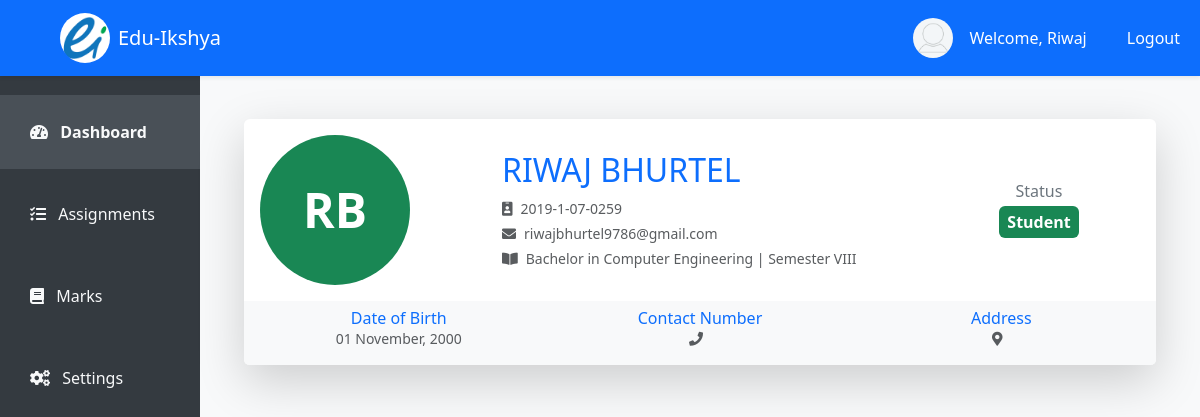
Page /student/dashboard/4/ (signed in) on the committed database.
### student/models.py (models this page shows, shortened)
class User(AbstractUser):
    user_id = models.CharField(max_length=15, unique=True, editable=False)
    address = models.CharField(max_length=150, null=True, blank=False)
    contact_number = models.CharField(max_length=20, blank=True, null=True)
    date_of_birth = models.DateField(null=True, blank=True)
    gender = models.CharField(max_length=1, choices=[('M', 'Male'), ('F', 'Female'), ('O', 'Other')])
    is_staff = models.BooleanField(default=False)
    is_student = models.BooleanField(default=False)

class Student(models.Model):
    registration_number = models.CharField(max_length=30, unique=True)
    first_name = models.CharField(max_length=50)
    middle_name = models.CharField(max_length=50, null=True, blank=True)
    last_name = models.CharField(max_length=100)
    batch_year = models.CharField(max_length=4)
    gender = models.CharField(max_length=1, choices=[('M', 'Male'), ('F', 'Female'), ('O', 'Other')])
    date_of_birth = models.DateField()
    email = models.EmailField(blank=True, null=True)
    program = models.ForeignKey(Program, on_delete=models.CASCADE)
    semester = models.ForeignKey(Semester, on_delete=models.RESTRICT)
    user = models.OneToOneField(User, on_delete=models.RESTRICT, null=True, blank=True)

class Program(models.Model):
    program_id = models.CharField(max_length=12, unique=True)
    program_name = models.CharField(max_length=60)

class Semester(models.Model):
    SEMESTER_CHOICES = [
        ('I', 'I'),
        ('II', 'II'),
        ('III', 'III'),
        ('IV', 'IV'),
        ('V', 'V'),
        ('VI', 'VI'),
        ('VII', 'VII'),
        ('VIII', 'VIII'),
    ]
    semester_id = models.CharField(max_length=4, unique=True)
    semester = models.CharField(max_length=5, choices=SEMESTER_CHOICES)

### student/views.py (the view)
# urls.py: path('student/dashboard/<pk>/', views.student_dashboard, name='student_dashboard'),
@login_required
def student_dashboard(request, pk):
    student_user = get_object_or_404(User, pk=pk)
    student = Student.objects.get(user=student_user)
    if student_user != request.user:
        return HttpResponseForbidden("You are not Authorized!")
    return render(request, 'student/student_dashboard.html', {
        'student': student,
        'user': student_user
    })

### templates/student/student_dashboard.html
<!DOCTYPE html>
{% extends 'student/index.html' %}
{% load static %}
{% block student_dashboard %}
<div class="container mt-4">
    <div class="card shadow-lg border-0">
        <div class="card-body">
            <div class="row align-items-center">
                <div class="col-md-3 text-center">
                    <div class="rounded-circle bg-success d-flex justify-content-center align-items-center"
                        style="width: 150px; height: 150px; font-size: 48px; font-weight: bold;">
                        <p class="text-white m-0">{{ student.first_name|slice:":1" }}{{ student.last_name|slice:":1" }}</p>
                    </div>
                </div>
                <div class="col-md-6">
                    <div class="p-3">
                        <h2 class="text-primary text-uppercase mb-2">{{ student.first_name }} {{ student.last_name }}</h2>
                        <p class="text-muted small mb-1"><i class="fas fa-id-badge me-2"></i>{{ student.registration_number }}</p>
                        <p class="text-muted small mb-1"><i class="fas fa-envelope me-2"></i>{{ student.email }}</p>
                        <p class="text-muted small mb-0"><i class="fas fa-book-open me-2"></i>{{ student.program.program_name }} | Semester {{ student.semester.semester }}</p>
                    </div>
                </div>
                <div class="col-md-3 text-center">
                    <div class="p-3">
                        <h6 class="text-secondary mb-1">Status</h6>
                        <span class="badge bg-success p-2 fs-6">Student</span>
                    </div>
                </div>
            </div>
        </div>
        <div class="card-footer bg-light border-top-0">
            <div class="row text-center">
                <div class="col-md-4 mb-2">
                    <h6 class="text-primary mb-0">Date of Birth</h6>
                    <p class="text-muted small mb-0">{{ student.date_of_birth|date:"d F, Y" }}</p>
                </div>
                <div class="col-md-4 mb-2">
                    <h6 class="text-primary mb-0">Contact Number</h6>
                    <p class="text-muted small mb-0"><i class="fas fa-phone me-2"></i>{{ student.contact_number }}</p>
                </div>
                <div class="col-md-4 mb-2">
                    <h6 class="text-primary mb-0">Address</h6>
                    <p class="text-muted small mb-0"><i class="fas fa-map-marker-alt me-2"></i>{{ student.address }}</p>
                </div>
            </div>
        </div>
    </div>
</div>
{% endblock %}

### templates/student/index.html (shortened to what this page needs)
<!DOCTYPE html>
{% load static %}
<html lang="en">
<head>
    <link href="https://cdn.jsdelivr.net/npm/bootstrap@5.3.0/dist/css/bootstrap.min.css" rel="stylesheet">
    <link rel="stylesheet" href="https://cdnjs.cloudflare.com/ajax/libs/font-awesome/5.15.4/css/all.min.css">
</head>
<body>
    <nav class="navbar navbar-expand-lg navbar-light bg-primary top-navbar shadow-sm">
        <div class="container-fluid">
            <a class="navbar-brand d-flex mx-5 align-items-center" href="{% url 'students:staff_dashboard' pk=user.pk %}">
                <img src="{% static 'images/logo/eduikshya-logo.png' %}" alt="Edu-Ikshya Logo" width="50" height="50"
                    class="d-inline-block rounded-circle">
                <span class="ms-2 text-white">Edu-Ikshya</span>
            </a>
            <div class="collapse navbar-collapse justify-content-end" id="navbarNav">
                {% if user.is_authenticated %}
                <ul class="navbar-nav ms-auto d-none d-lg-flex align-items-center">
                    <li class="nav-item mx-3">
                        <div class="d-flex align-items-center">
                            <div class="profile-pic">
                                <img src="{% static 'images/profile/images.png' %}">
                            </div>
                            <p class="text-white mb-0">Welcome, {{ user.first_name }}</p>
                        </div>
                    </li>
                    <li class="nav-item">
                        <a class="nav-link text-white ms-3" href="{% url 'students:logout' %}">Logout</a>
                    </li>
                </ul>
                {% endif %}
            </div>
        </div>
    </nav>
    <div class="side-navbar d-none d-lg-flex flex-column">
        <nav class="nav flex-column w-100">
            <a class="nav-link text-light mb-2 {% if request.resolver_match.url_name == 'student_dashboard' %}active{% endif %}"
                href="{% url 'students:student_dashboard' pk=user.pk %}">
                <i class="fas fa-tachometer-alt me-2"></i> Dashboard
            </a>
            <a class="nav-link text-light mb-2 {% if request.resolver_match.url_name == 'student_assignments' %}active{% endif %}"
                href="{% url 'students:student_assignments' %}">
                <i class="fas fa-tasks me-2"></i> Assignments
            </a>
            <a class="nav-link text-light mb-2" href="#">
                <i class="fas fa-book me-2"></i> Marks
            </a>
            <a class="nav-link text-light mt-auto" href="#">
                <i class="fas fa-cogs me-2"></i> Settings
            </a>
        </nav>
    </div>
    <div class="content bg-light">
        <div class="container">
            {% block student_dashboard %}
            {% endblock %}
        </div>
    </div>
</body>
</html>

### templates/student/index.html (style rules this page uses)
body { display: flex; }
.top-navbar { position: fixed; top: 0; width: 100%; z-index: 1030; background-color: #007bff; }
.side-navbar { position: fixed; top: 75px; bottom: 0; width: 200px; padding-top: 20px; background-color: #343a40; display: flex; flex-direction: column; }
.side-navbar .nav-link { padding: 25px 30px; }
.content { margin-top: 75px; margin-left: 200px; padding: 20px; width: calc(100% - 200px); background-color: #f8f9fa; }
.profile-pic { width: 40px; height: 40px; border-radius: 50%; overflow: hidden; margin-right: 1rem; }
.profile-pic img { width: 100%; height: auto; }
.nav-link { color: white; }
.side-navbar .nav-link.active { background-color: #495057; font-weight: bold; }
.content { background-color: #f8f9fa; min-height: 100vh; }

### rows in the picture
User: first_name "Riwaj"
Student: first_name "R", last_name "B", first_name "RIWAJ", last_name "BHURTEL", registration_number "2019-1-07-0259", email "riwajbhurtel9786@gmail.com", program.program_name "Bachelor in Computer Engineering", semester.semester "VIII", date_of_birth "01 November, 2000"
